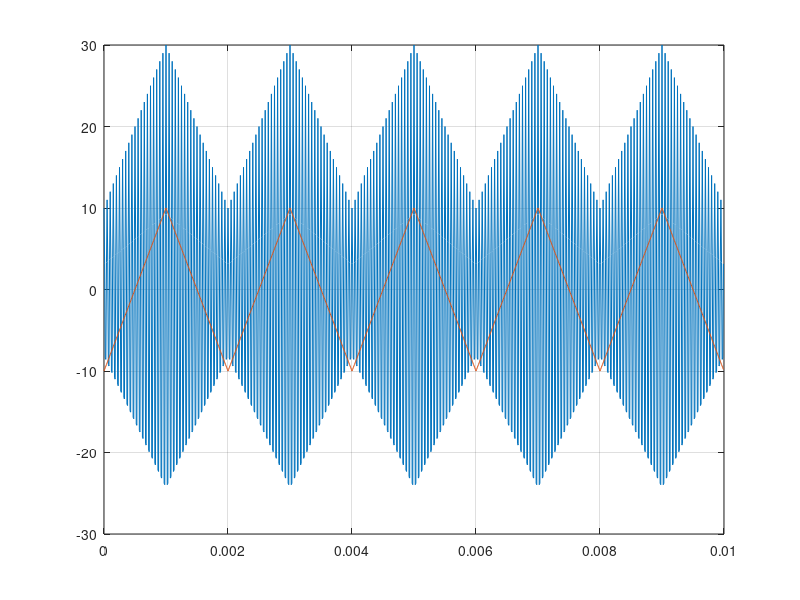

Recreate this plot in MATLAB.
fs = 100000;
t = 0:1/fs:0.01-1/fs;
x = 10*sawtooth(2*pi*500*t,1/2);

u = (20*(1+x/20)).*cos(2*pi*80000*t);
plot(t,u)
grid ON
hold ON
plot(t,x)

display(var(u))